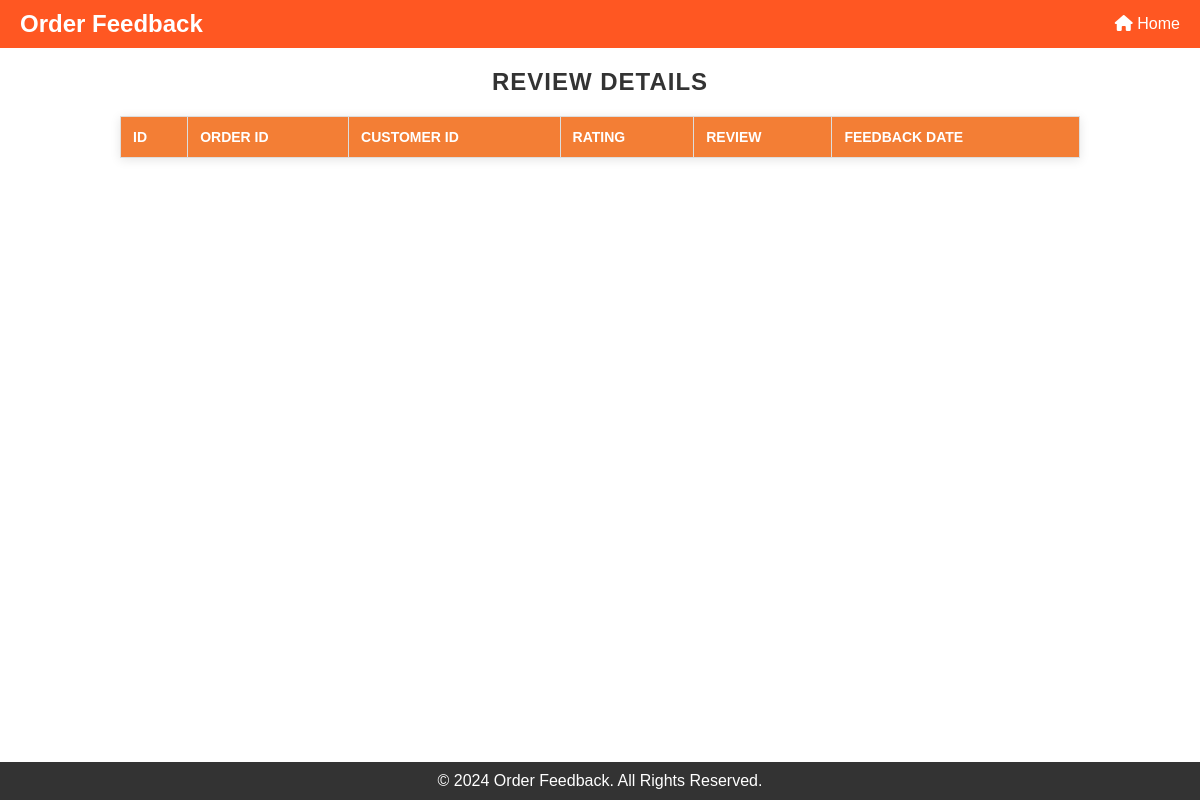
/view_ratings, run on an earlier commit of the app's database.
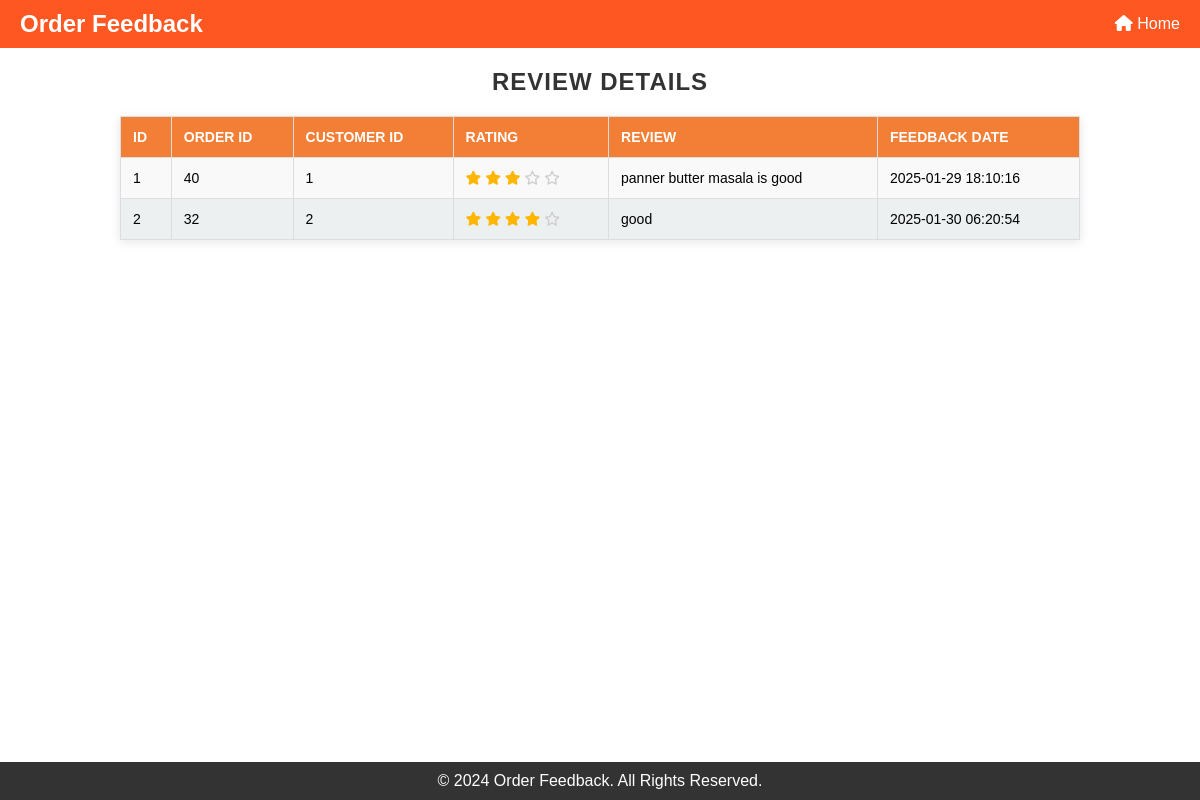
And on a later commit of the database.
### tables this page shows
CREATE TABLE OrderFeedback (
            id INTEGER PRIMARY KEY AUTOINCREMENT,
            orderId INTEGER NOT NULL,
            customerId INTEGER NOT NULL,
            rating INTEGER CHECK(rating BETWEEN 1 AND 5) NOT NULL,
            review TEXT,
            feedbackDate TIMESTAMP DEFAULT CURRENT_TIMESTAMP,
            FOREIGN KEY (orderId) REFERENCES Orders (orderId) ON DELETE CASCADE,
            FOREIGN KEY (customerId) REFERENCES users (id) ON DELETE CASCADE
        );

### mergedapp.py (the view)
@app.route('/view_ratings')
def order_ratings():
    try:
        with get_db_connection() as conn:
            cursor = conn.cursor()
            cursor.execute('''
            SELECT id, orderId, customerId, rating, review, feedbackDate
            FROM OrderFeedback;
            ''')
            feedback_data = cursor.fetchall()  # Fetch all rows
    except sqlite3.Error as e:
        print(f"Database error: {e}")
        feedback_data = []
    return render_template('view-ratings.html',  feedback_data=feedback_data)

### mergedapp.py (called while the page is built)
def get_db_connection():
    conn = sqlite3.connect(DATABASE)  # Timeout to avoid lock
    conn.row_factory = sqlite3.Row
    return conn

### templates/view-ratings.html (shortened to what this page needs)
<!DOCTYPE html>
<html lang="en">
<head>
    <link href="https://cdnjs.cloudflare.com/ajax/libs/font-awesome/6.5.0/css/all.min.css" rel="stylesheet">
</head>
<body>
    <header>
        <div class="logo">Order Feedback</div>
        <nav>
            <ul>
                <li><a href="{{ url_for('admin')}}"><i class="fa-solid fa-house"></i> Home</a></li>
            </ul>
        </nav>
    </header>
    <main>
        <section>
            <h1>Review Details</h1>
            <table>
                <thead>
                    <tr>
                        <th>ID</th>
                        <th>Order ID</th>
                        <th>Customer ID</th>
                        <th>Rating</th>
                        <th>Review</th>
                        <th>Feedback Date</th>
                    </tr>
                </thead>
                <tbody>
                    {% for feedback in feedback_data %}
                    <tr>
                        <td>{{ feedback[0] }}</td>
                        <td>{{ feedback[1] }}</td>
                        <td>{{ feedback[2] }}</td>
                        <td>
                            {% for i in range(feedback[3]) %}
                                <i class="fa-solid fa-star star-filled"></i>
                            {% endfor %}
                            {% for i in range(feedback[3], 5) %}
                                <i class="fa-regular fa-star star-empty"></i>
                            {% endfor %}
                        </td>
                        <td>{{ feedback[4] }}</td>
                        <td>{{ feedback[5] }}</td>
                    </tr>
                    {% endfor %}
                </tbody>
            </table>
        </section>
    </main>
    <footer>
        <p>&copy; 2024 Order Feedback. All Rights Reserved.</p>
    </footer>
</body>
</html>

### templates/view-ratings.html (style rules this page uses)
* { margin: 0; padding: 0; box-sizing: border-box; font-family: Arial, sans-serif; }
body { display: flex; flex-direction: column; min-height: 100vh; }
main { flex: 1; }
footer { background-color: #333; color: white; text-align: center; padding: 10px 0; }
header { background: #ff5722; color: white; padding: 10px 20px; display: flex; justify-content: space-between; align-items: center; flex-wrap: wrap; }
header .logo { font-size: 1.5rem; font-weight: bold; }
header nav ul { list-style: none; display: flex; gap: 15px; }
header nav ul li a { color: white; text-decoration: none; }
table { width: 80%; margin: 20px auto; border-collapse: collapse; background-color: #fff; box-shadow: 0 2px 10px rgba(0, 0, 0, 0.1); }
th, td { border: 1px solid #ddd; padding: 12px; text-align: left; font-size: 14px; }
th { background-color: rgb(243, 126, 53); color: #fff; text-transform: uppercase; }
td { background-color: #f9f9f9; }
tr:nth-child(even) td { background-color: #ecf0f1; }
h1 { font-family: 'Arial', sans-serif; font-size: 24px; font-weight: bold; color: #333; text-align: center; text-transform: uppercase; letter-spacing: 1px; margin-top: 20px; }
.star-filled { color:#FFB600; }
.star-empty { color: #ccc; }

What changed in the data, as far as the page shows it:
added OrderFeedback: id "1", orderId "40", customerId "1", rating 3 (drawn), review "panner butter masala is good", feedbackDate "2025-01-29 18:10:16"
added OrderFeedback: id "2", orderId "32", customerId "2", rating 4 (drawn), review "good", feedbackDate "2025-01-30 06:20:54"
